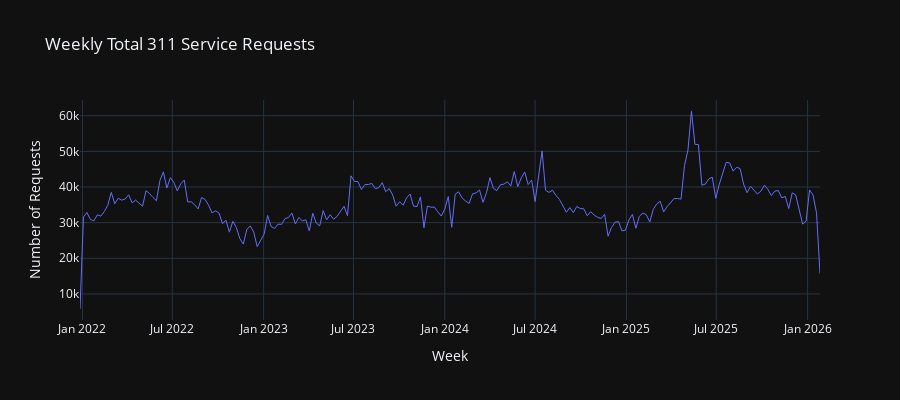

Notebook code for this chart:
### Code cell
# Ploting
fig = go.Figure()

fig.add_trace(
    go.Scatter(
        x=df_weekly["week"],
        y=df_weekly["n_requests"],
        mode="lines",
        line=dict(width=1),
        name="Weekly Requests"
    )
)

fig.update_layout(
    title="Weekly Total 311 Service Requests",
    xaxis_title="Week",
    yaxis_title="Number of Requests",
    height=400,
    template="plotly_dark"
)

fig.show()

# Clear sazonal peaks and valleys, as mentioned and the previous EDA
# Steadly growth with annual maximuns and minimuns

### Figure 1 — Plotly figure (JSON) as saved in the notebook; plotly's stock layout.template omitted (floating-point values rounded to 4 significant figures; data arrays with more than 128 entries replaced by an {"elided": "..."} marker saying what was removed)
{"data": [{"line": {"width": 1}, "mode": "lines", "name": "Weekly Requests", "type": "scatter", "x": {"elided": "214 str values"}, "y": {"elided": "214 int values"}}], "layout": {"height": 400, "title": {"text": "Weekly Total 311 Service Requests"}, "xaxis": {"title": {"text": "Week"}}, "yaxis": {"title": {"text": "Number of Requests"}}}}
